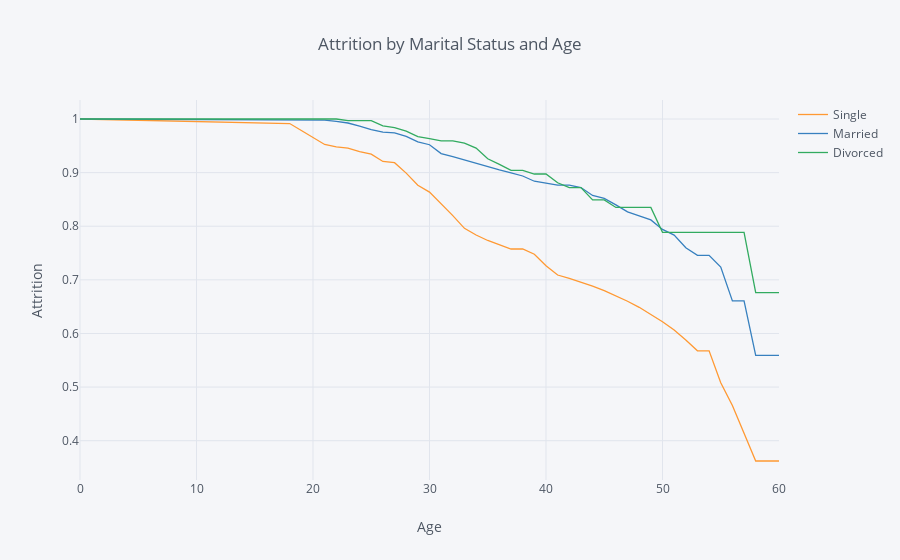

Here is the notebook cell this chart was saved with:
### Markdown cell above
## 5. Let's also look at the marital status curves by employee age. Generate and plot the survival curves showing retention rates by marital status and age.

### Code cell
rates = survival(data, 'MaritalStatus', 'Age', 'Attrition' )

rates.iplot(kind='line', xTitle='Age', yTitle='Attrition', title='Attrition by Marital Status and Age')

### Figure 1 — Plotly figure (JSON) as saved in the notebook; plotly's stock layout.template omitted (floating-point values rounded to 4 significant figures)
{"data": [{"line": {"color": "rgba(255, 153, 51, 1.0)", "dash": "solid", "shape": "linear", "width": 1.3}, "mode": "lines", "name": "Single", "text": "", "type": "scatter", "uid": "c2d8e190-b334-457a-b034-89b1257dfc44", "x": [0, 18, 19, 20, 21, 22, 23, 24, 25, 26, 27, 28, 29, 30, 31, 32, 33, 34, 35, 36, 37, 38, 39, 40, 41, 42, 43, 44, 45, 46, 47, 48, 49, 50, 51, 52, 53, 54, 55, 56, 57, 58, 59, 60], "y": [1, 0.9915, 0.9786, 0.9657, 0.9525, 0.9481, 0.9459, 0.9391, 0.9346, 0.9208, 0.9185, 0.899, 0.8765, 0.8636, 0.8421, 0.8198, 0.7961, 0.7837, 0.7734, 0.7659, 0.7575, 0.7575, 0.7477, 0.7263, 0.709, 0.7027, 0.6957, 0.6882, 0.6799, 0.6705, 0.6601, 0.6488, 0.636, 0.6219, 0.6064, 0.588, 0.5677, 0.5677, 0.508, 0.4656, 0.4139, 0.3622, 0.3622, 0.3622]}, {"line": {"color": "rgba(55, 128, 191, 1.0)", "dash": "solid", "shape": "linear", "width": 1.3}, "mode": "lines", "name": "Married", "text": "", "type": "scatter", "uid": "a253cf8f-8c29-41e4-8f0e-0a0c061d4e38", "x": [0, 18, 19, 20, 21, 22, 23, 24, 25, 26, 27, 28, 29, 30, 31, 32, 33, 34, 35, 36, 37, 38, 39, 40, 41, 42, 43, 44, 45, 46, 47, 48, 49, 50, 51, 52, 53, 54, 55, 56, 57, 58, 59, 60], "y": [1, 0.9978, 0.9978, 0.9978, 0.9978, 0.9955, 0.9925, 0.9865, 0.9804, 0.9757, 0.9741, 0.9675, 0.9573, 0.952, 0.9355, 0.9297, 0.9235, 0.9171, 0.9103, 0.9052, 0.8996, 0.8937, 0.884, 0.8805, 0.8766, 0.8766, 0.8721, 0.8574, 0.8521, 0.8399, 0.8267, 0.8195, 0.8118, 0.7941, 0.7835, 0.7598, 0.7457, 0.7457, 0.7238, 0.6608, 0.6608, 0.5592, 0.5592, 0.5592]}, {"line": {"color": "rgba(50, 171, 96, 1.0)", "dash": "solid", "shape": "linear", "width": 1.3}, "mode": "lines", "name": "Divorced", "text": "", "type": "scatter", "uid": "3740083b-fa0b-4a71-8d91-d2bc8e41ecb9", "x": [0, 18, 19, 20, 21, 22, 23, 24, 25, 26, 27, 28, 29, 30, 31, 32, 33, 34, 35, 36, 37, 38, 39, 40, 41, 42, 43, 44, 45, 46, 47, 48, 49, 50, 51, 52, 53, 54, 55, 56, 57, 58, 59, 60], "y": [1, 1, 1, 1, 1, 1, 0.9969, 0.9969, 0.9969, 0.9873, 0.9841, 0.9774, 0.967, 0.9633, 0.9594, 0.9594, 0.955, 0.9458, 0.9258, 0.9153, 0.9041, 0.9041, 0.8974, 0.8974, 0.8811, 0.8719, 0.8719, 0.849, 0.849, 0.8351, 0.8351, 0.8351, 0.8351, 0.7887, 0.7887, 0.7887, 0.7887, 0.7887, 0.7887, 0.7887, 0.7887, 0.676, 0.676, 0.676]}], "layout": {"autosize": true, "legend": {"bgcolor": "#F5F6F9", "font": {"color": "#4D5663"}}, "paper_bgcolor": "#F5F6F9", "plot_bgcolor": "#F5F6F9", "title": {"font": {"color": "#4D5663"}, "text": "Attrition by Marital Status and Age"}, "xaxis": {"autorange": true, "gridcolor": "#E1E5ED", "range": [0, 60], "showgrid": true, "tickfont": {"color": "#4D5663"}, "title": {"font": {"color": "#4D5663"}, "text": "Age"}, "type": "linear", "zerolinecolor": "#E1E5ED"}, "yaxis": {"autorange": true, "gridcolor": "#E1E5ED", "range": [0.3267, 1.035], "showgrid": true, "tickfont": {"color": "#4D5663"}, "title": {"font": {"color": "#4D5663"}, "text": "Attrition"}, "type": "linear", "zerolinecolor": "#E1E5ED"}}}
